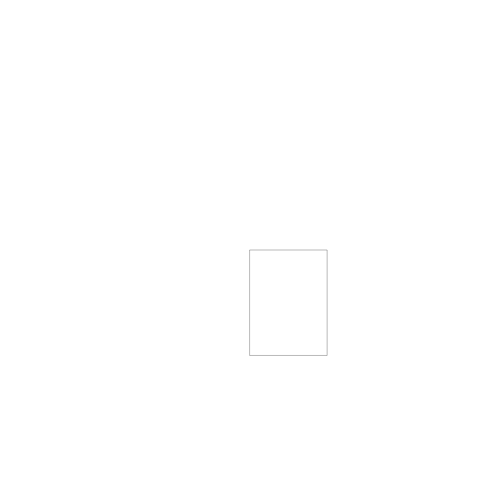
Frame 1 (no input)
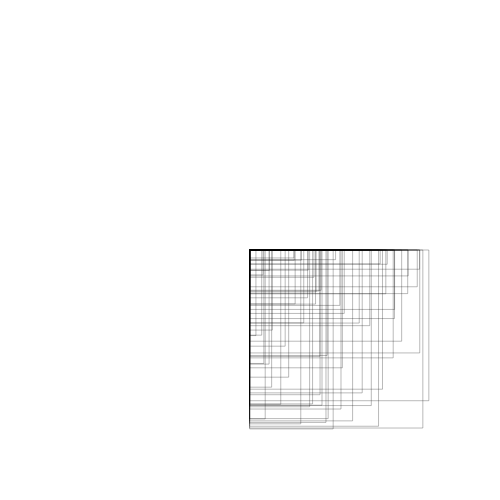
Frame 60 (no input)
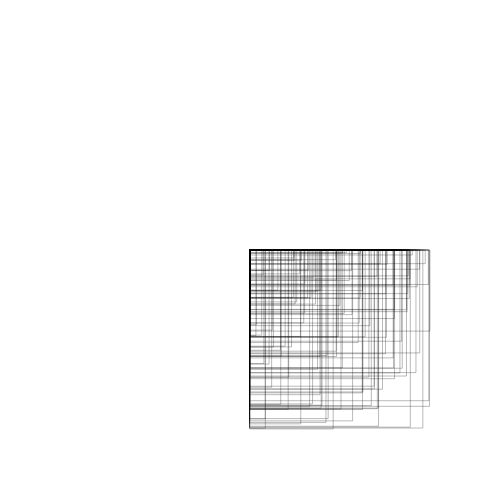
Frame 120 (the mouse pressed at the canvas centre since frame 60)

The p5.js sketch that drew these frames (run headless with seeded random() and noise() and a simulated clock; from frame 60 on, the mouse is pressed at the canvas centre):

// p5.js sketch
// ── sketch.js
function setup()
{
	createCanvas(500,500);
	background(255);
  	noFill();
}

function draw()
{	
	stroke(0,70);
	rect(width/2,height/2,random(-180,180),random(-180,180));
}
